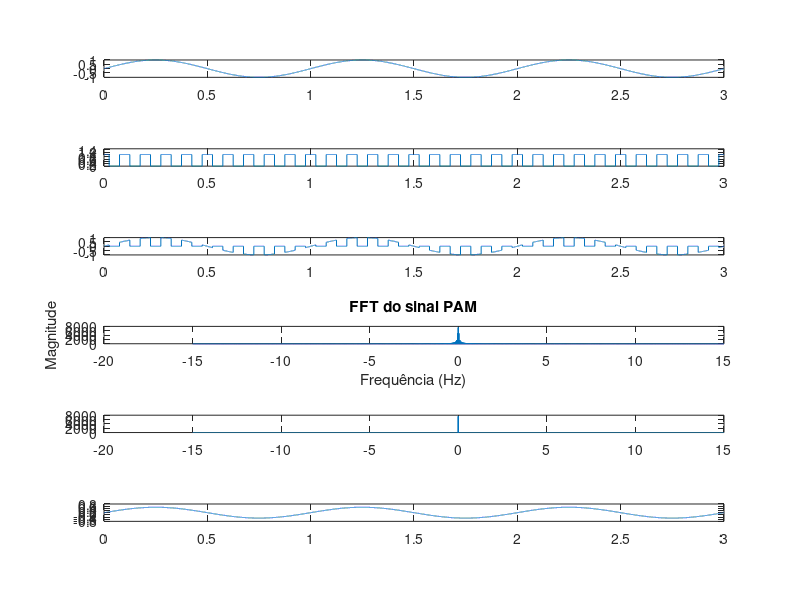

Write the MATLAB code that produced this figure.
# input: pkg load signal

Fs = 100 * 100;   #taxa de amostragem para pontos dos sinais
f0 = 10;      #frequencia dos pulos "10 pulsos por segundo"
w = 0.5/10;   #largura do pulsos
t = 0:1/Fs:3; #tempo da simulação
t0 = 0:1/f0:3; #taxa de amostragem dos pulsos

x = sin(2*pi*t);   #gerando sinal senoidal com frequencia igual a frequencia igual 2 * pi
train = pulstran(t, t0, "rectpuls", w); #gerando um trem de pulsos

pam = x.*train; # modulando o sinal senoidal pelo trem de pulsos

# Calculando a FFT do sinal PAM
N = length(pam); # Número de pontos do sinal
f = (-N/2:N/2-1)/Fs*f0; # Eixo de frequências
pam_fft = fftshift(fft(pam)); # FFT do sinal PAM

# FILTRANDO O SINAL
# Projeta um filtro passa-baixas com frequência de corte em 30 Hz
mask = abs(f) < 0.01; # Passa apenas frequências menores que 30 Hz
pam_fft_filtered = pam_fft .* mask;

# Transformando de volta para o domínio do tempo
pam_filtered = ifft(ifftshift(pam_fft_filtered));


# PLOTS
plt_rows = 6
plt_cols = 1

# PLOT SINAL ORIGINAL
subplot(plt_rows, plt_cols, 1),plot(t,x);

# PLOT TREM DE PULSOS
subplot(plt_rows, plt_cols, 2),plot(t,train);

# PLOT PAM
ylim([min(train) max(train)*1.5]); # Melhora a exibição do eixo y no trem de pulsos
subplot(plt_rows, plt_cols, 3),plot(t, pam);

# PLOT FFT
subplot(plt_rows, plt_cols, 4),plot(f, abs(pam_fft)); # Plotando o módulo da FFT do sinal PAM
xlabel('Frequência (Hz)');
ylabel('Magnitude');
title('FFT do sinal PAM');

subplot(plt_rows, plt_cols, 5),plot(f, abs(pam_fft_filtered));

subplot(plt_rows, plt_cols, 6),plot(t, real(pam_filtered));
